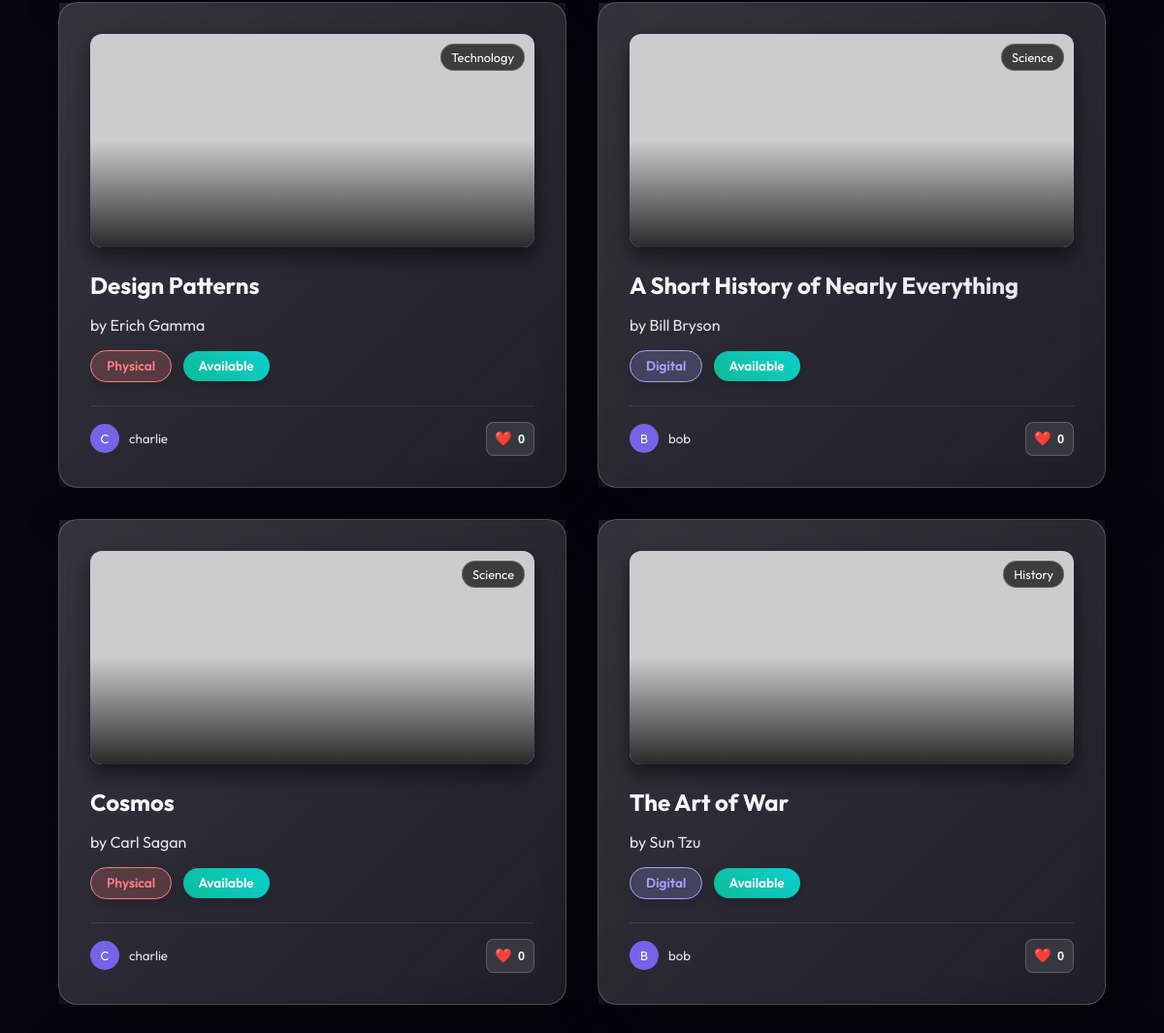
The page /index (middle part) on the database as committed earlier.
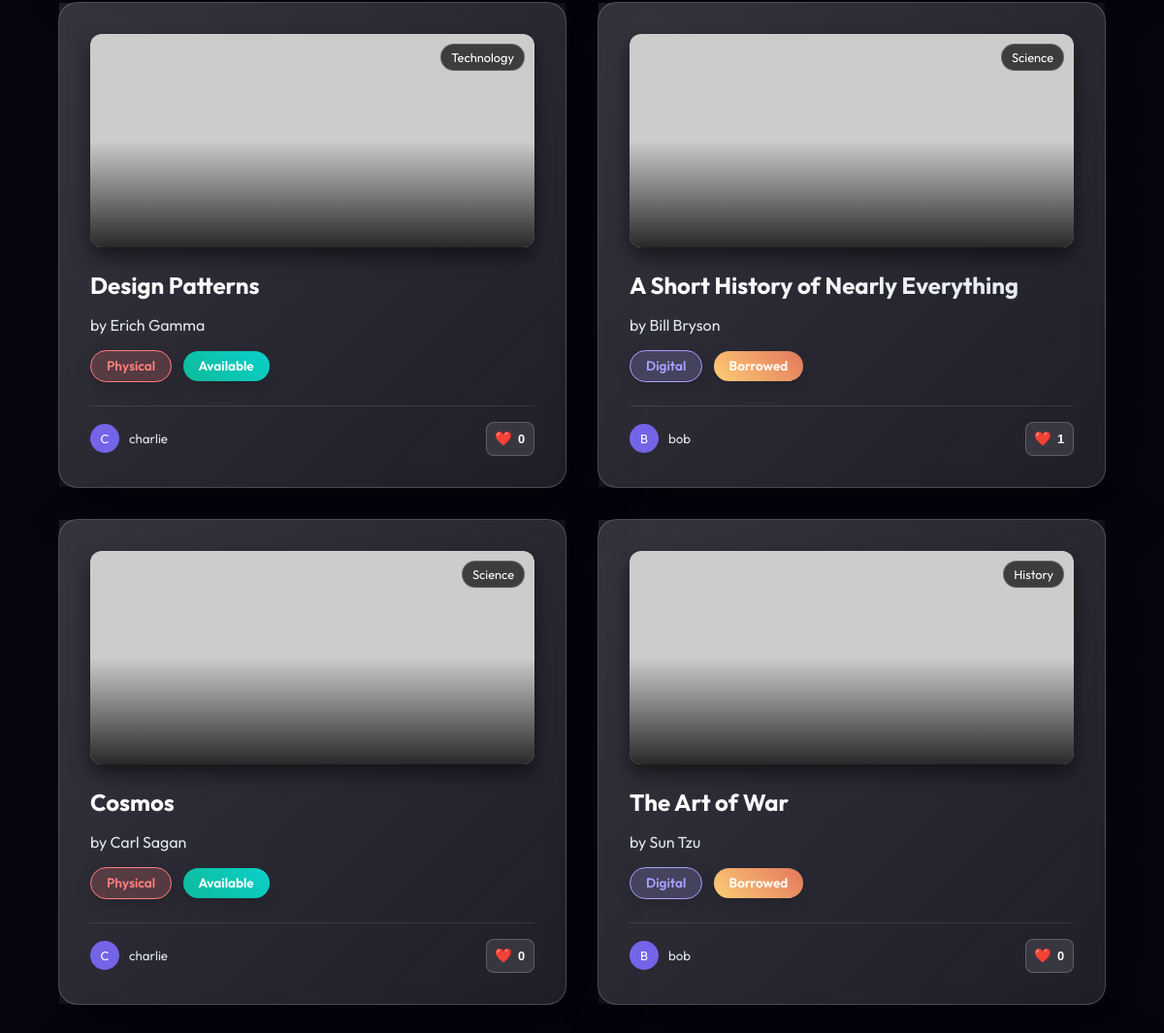
The same page on the database as committed later.
### models.py (models this page shows, shortened)
class Book(db.Model):
    id = db.Column(db.Integer, primary_key=True)
    title = db.Column(db.String(200), nullable=False)
    author = db.Column(db.String(200), nullable=False)
    category = db.Column(db.String(100), nullable=False)
    type = db.Column(db.String(20), nullable=False) # Physical or Digital
    location = db.Column(db.String(200), nullable=True) # New: Physical availability notes
    description = db.Column(db.Text, nullable=True) # New: Book description
    file_link = db.Column(db.String(500), nullable=True) # Link to digital resource
    filename = db.Column(db.String(500), nullable=True) # Uploaded file path
    likes = db.Column(db.Integer, default=0) # New Interactive Feature
    status = db.Column(db.String(20), default='Available') # Available, Borrowed, Returned
    is_deleted = db.Column(db.Boolean, default=False) # Soft delete flag
    owner_id = db.Column(db.Integer, db.ForeignKey('user.id'), nullable=False)
    owner = db.relationship('User', backref=db.backref('books', lazy=True))

class User(UserMixin, db.Model):
    id = db.Column(db.Integer, primary_key=True)
    username = db.Column(db.String(80), unique=True, nullable=False)
    email = db.Column(db.String(120), unique=True, nullable=False)
    password_hash = db.Column(db.String(128))
    role = db.Column(db.String(20), nullable=False, default='Member') # Member or Admin
    is_blocked = db.Column(db.Boolean, default=False)

### app.py (the view)
@app.route('/index')
def index():
    query = request.args.get('q', '').strip()
    if query:
        books = Book.query.filter(Book.is_deleted == False).filter((Book.title.contains(query)) | (Book.author.contains(query)) | (Book.category.contains(query))).all()
    else:
        books = Book.query.filter_by(is_deleted=False).all()
    return render_template('index.html', books=books)

### templates/index.html (shortened to what this page needs)
{% extends 'base.html' %}
{% block content %}
<div class="grid">
    {% for book in books %}
    <div class="card" data-tilt style="position: relative;">
        <a href="{{ url_for('book_detail', id=book.id) }}" style="text-decoration: none; color: inherit;">
            <div class="book-cover" style="background-image: url('https://picsum.photos/seed/{{ book.id }}/300/400');">
                <div class="book-tag">
                    {{ book.category }}
                </div>
            </div>
            <h2
                style="font-size: 1.5rem; margin-bottom: 0.5rem; white-space: nowrap; overflow: hidden; text-overflow: ellipsis;">
                {{ book.title }}</h2>
            <p style="color: var(--text-muted); margin-bottom: 1rem;">by {{ book.author }}</p>
            <div style="margin-bottom: 1.5rem;">
                <span class="badge {{ book.type|lower }}">{{ book.type }}</span>
                <span class="badge {{ book.status|lower }}">{{ book.status }}</span>
            </div>
        </a>
        <div
            style="display: flex; align-items: center; justify-content: space-between; border-top: 1px solid rgba(255,255,255,0.1); padding-top: 1rem;">
            <div style="display: flex; align-items: center;">
                <div
                    style="width: 30px; height: 30px; border-radius: 50%; background: #6c5ce7; display: flex; align-items: center; justify-content: center; margin-right: 10px; font-size: 0.8rem;">
                    {{ book.owner.username[0]|upper }}
                </div>
                <small style="color: var(--text-muted);">{{ book.owner.username }}</small>
            </div>
            <div style="display: flex; gap: 0.5rem;">
                <button class="btn-small" onclick="likeBook(this, {{ book.id }})"
                    style="background: rgba(255,255,255,0.1); border: 1px solid rgba(255,255,255,0.2); width: auto; padding: 0.5rem;">
                    ❤️ <span class="like-count" style="font-size: 0.8rem;">{{ book.likes or 0 }}</span>
                </button>
            </div>
        </div>
    </div>
    {% endfor %}
</div>
{% endblock %}

Rows that differ between the two databases and show on the page:
changed Book "A Short History of Nearly Everything": status "Available" → "Borrowed"; likes "0" → "1"
changed Book "The Art of War": status "Available" → "Borrowed"
